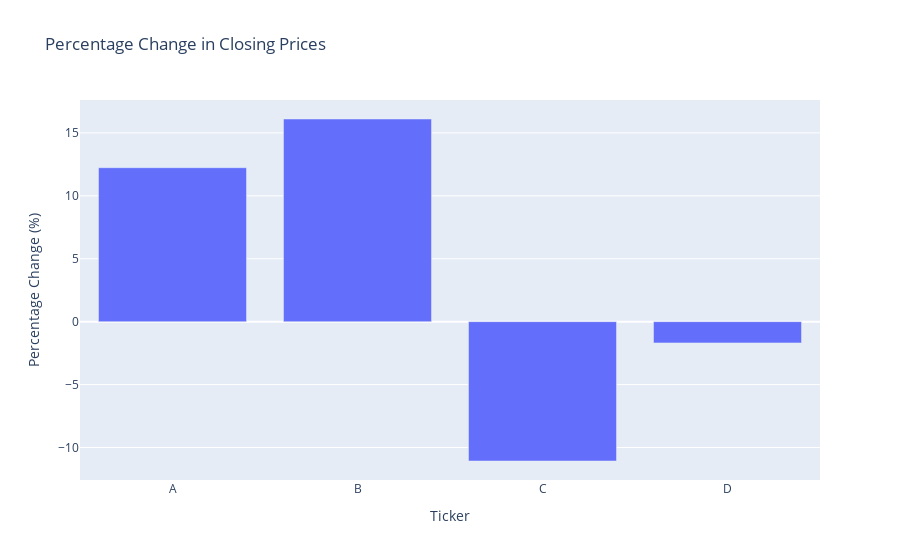

Notebook code for this chart:
### Markdown cell above
# Comparative Analysis

### Code cell
# Calculating the percentage change in closing prices
percentage_change = ((pivot_data.iloc[-1] - pivot_data.iloc[0]) / pivot_data.iloc[0]) * 100
fig = px.bar(
    percentage_change,
    x=percentage_change.index,
    y=percentage_change.values,
    labels={'y': 'Percentage Change (%)', 'x': 'Ticker'},
    title='Percentage Change in Closing Prices'
    )
fig.show()

### Figure 1 — Plotly figure (JSON) as saved in the notebook; plotly's stock layout.template omitted (floating-point values rounded to 4 significant figures)
{"data": [{"alignmentgroup": "True", "hovertemplate": "Ticker=%{x}<br>Percentage Change (%)=%{y}<extra></extra>", "legendgroup": "", "marker": {"color": "#636efa", "pattern": {"shape": ""}}, "name": "", "offsetgroup": "", "orientation": "v", "showlegend": false, "textposition": "auto", "type": "bar", "x": ["A", "B", "C", "D"], "xaxis": "x", "y": [12.23, 16.1, -11.07, -1.689], "yaxis": "y"}], "layout": {"barmode": "relative", "legend": {"tracegroupgap": 0}, "title": {"text": "Percentage Change in Closing Prices"}, "xaxis": {"anchor": "y", "domain": [0, 1], "title": {"text": "Ticker"}}, "yaxis": {"anchor": "x", "domain": [0, 1], "title": {"text": "Percentage Change (%)"}}}}
